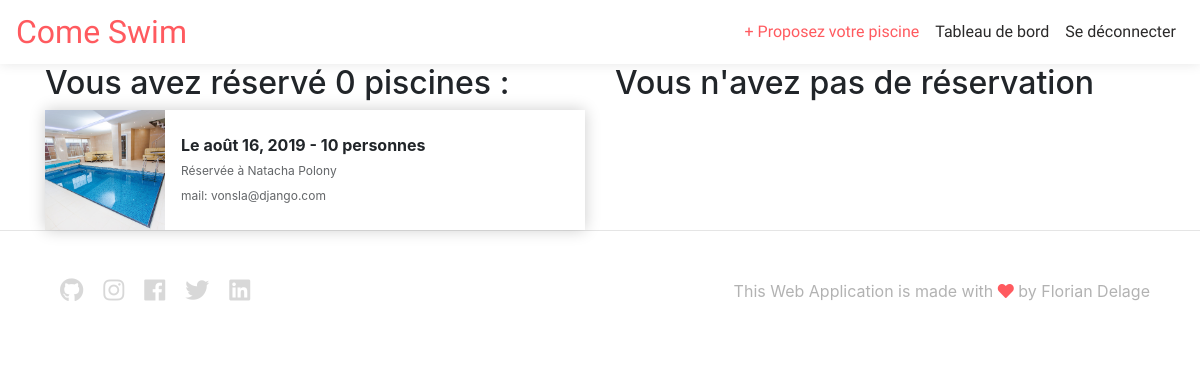
/pools/dashboard/ (signed in), run on an earlier commit of the app's database.
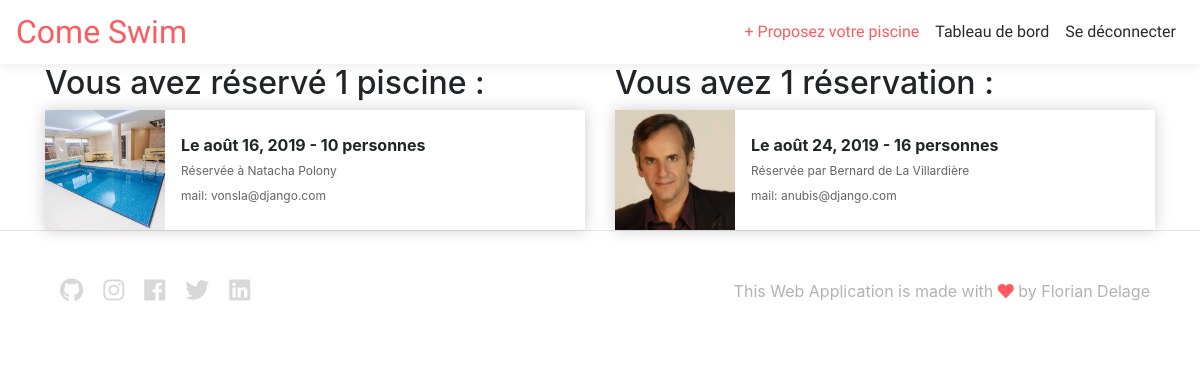
And on a later commit of the database.
### rent/models.py (models this page shows, shortened)
class Booking(models.Model):
    user = models.ForeignKey(User, on_delete=models.CASCADE, default='')
    pool = models.ForeignKey('Pool', on_delete=models.CASCADE)
    participants = models.PositiveIntegerField(default=0)
    date = models.DateField()
    state = models.CharField(max_length=100)

class Pool(models.Model):
    user = models.ForeignKey(User, on_delete=models.CASCADE, default='')
    title = models.CharField(max_length=100)
    description = models.TextField(max_length=1000)
    address = models.CharField(max_length=300)
    capacity = models.PositiveIntegerField()
    availability = models.BooleanField(default=True)
    image = models.FileField(upload_to='pool_images', blank=True)
    price = models.PositiveIntegerField()
    length = models.FloatField()
    width = models.FloatField()
    heated = models.BooleanField(default=False)
    OUTDOOR = 'OUTDOOR'
    INDOOR = 'INDOOR'
    COVERED = 'COVERED'
    POOL_TYPE_CHOICES = [
        (OUTDOOR, 'Outdoor'),
        (INDOOR, 'Indoor'),
        (COVERED, 'Covered'),
    ]
    type = models.CharField(max_length=100, choices=POOL_TYPE_CHOICES, default=OUTDOOR)

class Profile(models.Model):
    user = models.OneToOneField(User, on_delete=models.CASCADE)
    image = models.FileField(upload_to='profile_images', blank=True)

### rent/views.py (the view)
# urls.py: path('dashboard/', views.dashboard, name='dashboard'),
@login_required
def dashboard(request):
    user = request.user
    user_bookings = user.booking_set.all()  # liste des réservations de piscines tierces par user connecté
    user_pools = user.pool_set.all()  # piscines du user connecté
    if not user_pools:
        context = {'user': user, 'user_bookings': user_bookings, 'user_pools': user_pools,}
    elif user_pools:
        user_pool = user.pool_set.all()[0]  # piscine du user connecté
        pool_bookings = user_pool.booking_set.all()  # liste des réservations concernant la piscine du user connecté
        context = {'user': user, 'user_bookings': user_bookings, 'user_pools': user_pools,
                   'user_pool': user_pool, 'pool_bookings': pool_bookings,}
    return render(request, 'rent/dashboard.html', context)

### rent/templates/rent/dashboard.html (shortened to what this page needs)
{% extends 'base.html' %}
{% load static %}
{% load bootstrap4 %}
{% block content %}
<div class="container">
    <div class="row">
        <div class="col-6">
            {% if not user_bookings %}
                <h2>Vous n'avez pas réservé de piscine</h2>
            {% else %}
                <h2>Vous avez réservé {{ pool_bookings|length }} piscine{{ pool_bookings|pluralize }} :</h2>
                {% for booking in user_bookings %}
                    <div class="card-pool-booking-dashboard">
                        <img src={{ booking.pool.image.url }} alt="photo de piscine">
                        <div class="card-product-infos">
                            <h3>Le {{ booking.date }} - {{ booking.participants }} personnes</h3>
                            <p>Réservée à {{ booking.pool.user.first_name }} {{ booking.pool.user.last_name }}</p>
                            <p>mail: {{ booking.pool.user.email }}</p>
                        </div>
                    </div>
                {% endfor %}
            {% endif %}
        </div>
        <div class="col-6">
        {% if not user_pools %}
            <h2>Vous n'avez pas enregistré de piscine</h2>
            <p>Si vous êtes propriétaire d'une piscine, mettez la en ligne dès maintenant et gagnez de l'argent !</p>
            <a href="{% url 'pool-creation' %}" class="pool-create-link"> Proposez votre piscine > </a>
        {% else %}
              {% if not pool_bookings %}
                <h2>Vous n'avez pas de réservation</h2>
              {% else %}
                  <h2>Vous avez {{ pool_bookings|length }} réservation{{ pool_bookings|pluralize }} :</h2>
                  {% for booking in pool_bookings %}
                      <div class="card-pool-booking-dashboard">
                        <img src="{{ booking.user.profile.image.url }}" alt="photo de profil">
                        <div class="card-product-infos">
                          <h3>Le {{ booking.date }} - {{ booking.participants }} personnes</h3>
                          <p>Réservée par {{ booking.user.first_name }} {{ booking.user.last_name }}</p>
                          <p>mail: {{ booking.user.email }}</p>
                        </div>
                      </div>
                  {% endfor %}
              {% endif %}
        {% endif %}
        </div>
    </div>
</div>
{% endblock content %}

### templates/base.html (shortened to what this page needs)
<!DOCTYPE html>
{% load static %}
<html lang="en">
    <head>
        <link rel="stylesheet" href="{% static 'css/bootstrap/bootstrap.min.css' %}">
        <link rel="stylesheet" type="text/css" href="{% static 'css/main.css' %}">
        <link rel="stylesheet" href="https://use.fontawesome.com/releases/v5.0.10/css/all.css">
    </head>
    <body>
        <nav class="navbar navbar-expand-lg navbar-light bg-light sticky-top">
          <a class="navbar-brand p-0" href="{% url 'home-page' %}">Come Swim</a>
          <div class="collapse navbar-collapse" id="navbarNav">
            <ul class="navbar-nav">
                <li class="nav-item">
                  <a class="nav-link" id="pool-create-link" href="{% url 'pool-creation' %}">+ Proposez votre piscine</a>
                </li>
                {% if user.is_authenticated %}
                    <li class="nav-item">
                        <a class="nav-link" id="logout-link" href="{% url 'dashboard' %}">Tableau de bord</a>
                    </li>
                    <li class="nav-item">
                        <a class="nav-link" id="logout-link" href="{% url 'logout' %}">Se déconnecter</a>
                    </li>
                {% endif %}
            </ul>
          </div>
        </nav>
        {% block content %} {% endblock content %}
        <div class="footer">
          <div class="footer-links">
            <a href="https://github.com/flodelage" target="_blank"><i class="fab fa-github"></i></a>
            <a href="#"><i class="fab fa-instagram"></i></a>
            <a href="#"><i class="fab fa-facebook"></i></a>
            <a href="#"><i class="fab fa-twitter"></i></a>
            <a href="https://www.linkedin.com/in/florian-delage-183128186/" target="_blank"><i class="fab fa-linkedin"></i></a>
          </div>
          <div class="footer-copyright">
            This Web Application is made with <i class="fas fa-heart"></i> by Florian Delage
          </div>
        </div>
    </body>
</html>

### static/css/main.css (style rules this page uses)
.footer { background: white; border-top: solid 1px rgba(0,0,0,0.1); display: flex; align-items: center; justify-content: space-between; height: 15vh; width: 100vw; padding: 0px 50px; color: rgba(0,0,0,0.3); }
.footer-links { display: flex; align-items: center; }
.footer-links a { color: black; opacity: 0.15; text-decoration: none; font-size: 24px; padding: 0px 10px; }
.footer .fa-heart { color: #ff5a5f; }
.navbar { justify-content: space-between; background: white !important; box-shadow: 0 0 12px rgba(0,0,0,0.1); z-index: 9999; }
.navbar .navbar-collapse { flex-grow: 0; }
.navbar-brand { font-family: 'Handlee', cursive; color: #ff5a5f !important; font-size: 2em !important; }
#pool-create-link { color: #ff5a5f; font-family: "Fira Sans Extra Condensed", "Open Sans", "Helvetica", "sans-serif" }
#logout-link { color: #2B2A2A; font-family: "Fira Sans Extra Condensed", "Open Sans", "Helvetica", "sans-serif" }
.card-pool-booking-dashboard { overflow: hidden; height: 120px; background: white; box-shadow: 0 0 15px rgba(0,0,0,0.2); display: flex; align-items: center; }
.card-pool-booking-dashboard img { height: 100%; width: 120px; object-fit: cover; }
.card-pool-booking-dashboard h3 { font-size: 16px; font-weight: bold; margin: 0; }
.card-pool-booking-dashboard p { font-size: 12px; line-height: 1.4; opacity: 0.7; margin-bottom: 0; margin-top: 8px; }
.card-pool-booking-dashboard .card-product-infos { padding: 16px; }

What changed in the data, as far as the page shows it:
added Booking: user.profile.image (picture), date "août 24, 2019", participants "16", user.first_name "Bernard", user.last_name "de La Villardière", user.email "anubis@django.com", shown under "Vous avez 1 réservation :"
Also different on the page:
{{ pool_bookings|length }}: "0" → "1"
{{ pool_bookings|length }}: (not shown) → "1"
text no longer shown: "Vous n'avez pas de réservation"
text now shown: "Vous avez réservation :"
